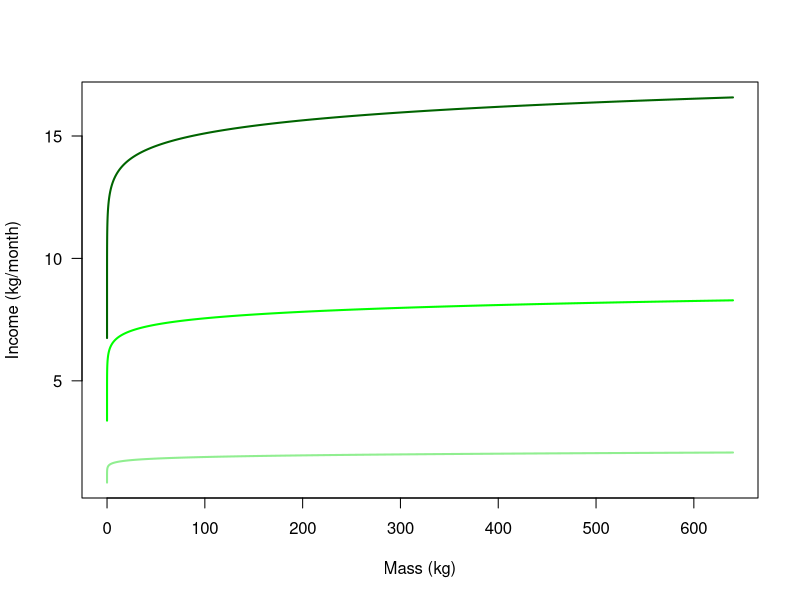
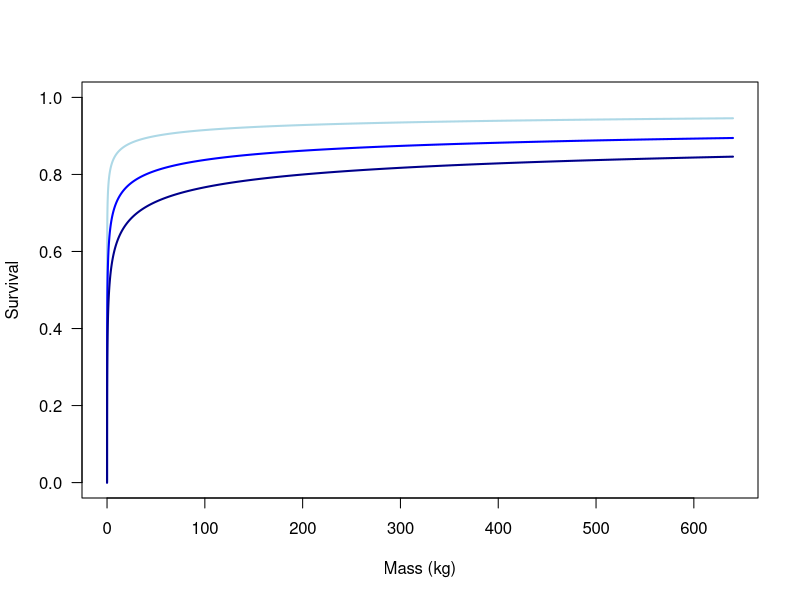
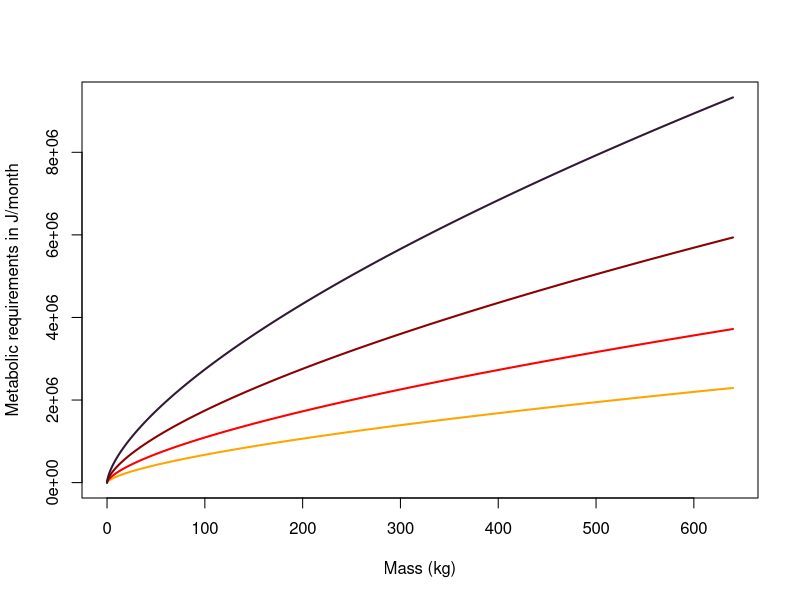

The R source for these figures, in order:
seasons = "NO"

#Environmental Parameters
timebin=12
f_h <- 8/timebin
Temp <- 290
reprolimit=0.2
Kappa = 8/timebin
Tmax = 18*timebin  #monthly time steps, maximum lifespan is 18 years

#Parameters for temperature dependent costs
k=1.3e-23
E = 1.04e-19
theta=0.66
coef1  =5e+16 ##normalization constant puts tuna SMR near the costs in Kitchell et al. (1978) Bioenergetic spectra of skipjack and yellowfin tunas, pp 359 IN Sharp G.D. and Dizon A.E. eds. The Physiological Ecology of Tunas, Academic press.  

#physiological parameters
a <- 1e-5 #from Lombardo et al 2019
Jdensity <-  4.2e+6 #J/kg #from Chapman et al. 2011
b=1.8
d = 2.4

#STATE VARIABLES
phi <- 1 # only 1 environment
Lmax <- 400  #maximum size of 4 meters
Lmin <- 1 
Yindexmax <- 100 #maximum index of stores in state loop  

storemax= 0.6 #proportion of structural mass that individuals can devote to energy storage
storemin = 0.1

###################################################################################################################################################################################################
###Lookup Tables - look up costs and food functions so they are not calculated every time

###Sizespectra allow us to descripbe prey preference, encounter, consumption to predict prey availability and mass-specific mortality:
#total mass maximum in kg
##Prey availability   
phi_a <- 3 #from table 2.2 in Andersen book
lam <- 1.95
K_c=10 #from Table 2.2, this changes with season (and is scaled by Kappa)
##mass dependent mortality
phi_p <- 0.07 #from table 2.2 in Andersen book
f_0 <- 0.6 #somewhere between 0 and 1, but predators rarely caught with totally full stomach
hprime <- 17.2

#coefficient on the consumption rate from table 2.2
met_mort <- -0.25 #the argument in Andersen book is that mass-specific rates such as mortality Jdensitys with the metabolic esp of 3/4 (Brown et al. 2004). 

#steepness of penalty to survival near EcritL threshold state value
q = 5e-5 


####ADD SEASONALITY IN RESOURCES AND FOOD TO SOME MONTHS
if(seasons == "NO") {	
  kmult <-   rep(1, timebin)   
  raiseT <-      rep(0, timebin)  	
} else {
  #hardcoded for timebin = 12
  kmult <-    c(rep(3, 9), rep(1, 3))  #currently short breeding season with low resources
  raiseT <-   c(rep(0,9), rep(9, 3))#currently raise T from 15 to 24
  
} #end if 

Mass <- a*(Lmin:Lmax)^3 

mu<- phi_p*f_h*Mass^met_mort #note we are excluding "background" mortality that is independent of size.... 

Income = matrix(nrow = timebin, ncol = length(Mass))
MTcosts = matrix(nrow = timebin, ncol = length(Mass))

for (kap in 1:timebin) {
  
  Income[kap, ] <- kmult[kap]*Kappa*3*Mass^(0.05) #this describes the scaling with size and ecostystem richness
  MTcosts[kap, ] <-coef1*(Mass)^theta*(exp(-E/(k*(Temp+raiseT[kap])))) 
  
}

 

###Plot vs mass (Fig 1A - 1C)
kappas <- c(  0.5, 2, 4)
kap_inc <- matrix(nrow = length(kappas), ncol = length(Mass))

for (kp in 1:length(kappas)) {
  
 kap_inc[kp, ] <- kappas[kp]*3*Mass^(0.05)
}

  
matplot( Mass, t(kap_inc), type = "l", las = 1,lty=1, lwd=2,   xlab="Mass (kg)", ylab = "Income (kg/month)", col = c("light green", "green", "dark green"))
        
 
hseq = c(4, 8, 12) 
mu_h = matrix(nrow = 3, ncol = length(Mass))
for (h in 1:length(hseq) ) {
  
  mu_h[h, ] <- phi_p*(hseq[h])*Mass^met_mort 
  
}
   

  matplot( Mass, t(exp(-mu_h)), type = "l", las = 1, lty=1, lwd=2, ylim = c(0,1), xlab="Mass (kg)", ylab = "Survival", col = c("light blue", "blue", "dark blue"))
  #ylab="Metabolic rate in J/season", col=c(4, 3, "orange", 2, "dark red")))


  temp_seq = c(285, 290, 295, 300)
  temp_mat <- matrix(nrow = 4, ncol = length(Mass))
  
  for (temp in 1:length(temp_seq)) {
  	
   
   temp_mat[temp, ] <- coef1*(Mass)^theta*(exp(-E/(k*(temp_seq[temp])))) 

    
  }
  
  

  matplot(Mass, t((temp_mat)), type = "l",  lty=1, lwd=2,  xlab="Mass (kg)", ylab="Metabolic requirements in J/month", col=c("orange", "red", "dark red", "#301934") )  
  
          